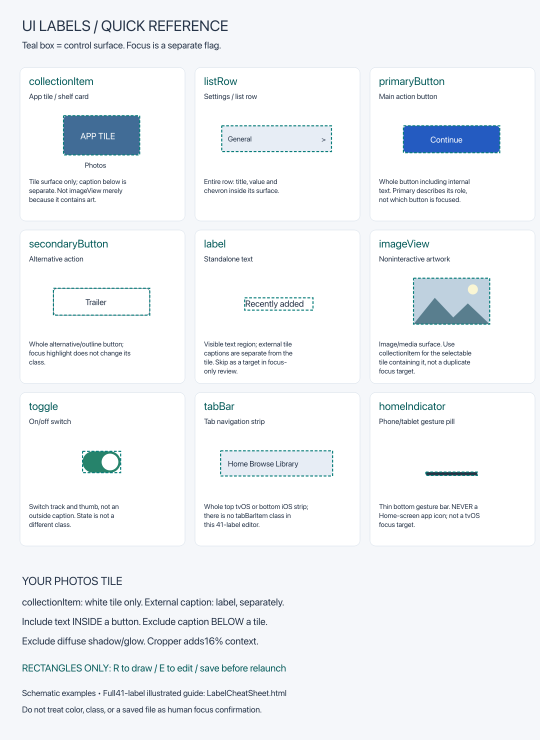
#> input picture ChatGPT Image Sep 28, 2026, 10_49_15 AM.png, 1080 x 1480 px (shown at 1/2 size)
$ python -i human_auto_boxes.py   (imports and definitions only)
#> lines starting #> are read from the running program, lines starting #| are printed output that depends on the picture; after the words box and inside, x2 and y2 are one past the last pixel; in counts of white or black regions, pixels touching at a corner belong together
#> further down, picture is the input picture: PIL image 1080x1480 RGBA; mean R, G, B, A 240.2, 243.1, 245.9, 255
"""Bounded raster rectangle proposals; no semantic labels, model or focus claims."""
import numpy as np
from PIL import Image, ImageFilter


def overlap(a, b):
    """Containment overlap suppresses repeated/nested proposals inside existing boxes."""
    (x,y),(r,t)=a; (u,v),(s,z)=b
    intersection=max(0,min(r,s)-max(x,u))*max(0,min(t,z)-max(y,v))
    return intersection/max(1,min((r-x)*(t-y),(s-u)*(z-v)))


def regions(mask):
    """Four-connected run-length components: linear overlap walk, bounded raster."""
    parents=[]; runs=[]; previous=[]
    def root(i):
        while parents[i]!=i:
            parents[i]=parents[parents[i]]; i=parents[i]
        return i
    for y,row in enumerate(mask):
        changes=np.flatnonzero(np.diff(np.pad(row.astype(np.int8),(1,1))))
        current=[]; j=0
        for left,right in zip(changes[::2],changes[1::2]):
            left,right=int(left),int(right)
            i=len(parents); parents.append(i)
            while j<len(previous) and previous[j][1]<=left: j+=1
            k=j
            while k<len(previous) and previous[k][0]<right:
                parents[root(previous[k][2])]=root(i); k+=1
            current.append((left,right,i)); runs.append((left,right,y,i))
        previous=current
    boxes={}
    for left,right,y,i in runs:
        key=root(i)
        if key not in boxes: boxes[key]=[left,y,right,y+1,0]
        b=boxes[key]; b[0]=min(b[0],left); b[1]=min(b[1],y)
        b[2]=max(b[2],right); b[3]=max(b[3],y+1); b[4]+=right-left
    return boxes.values()


def outlined_rectangles(dx, dy, w, h):
    """Pair long horizontal boundaries, then verify both vertical sides.

    Unlike connected contours this can tolerate artwork touching a card edge.
    This is still geometry, not evidence that the region is interactive.
    """
    lines=[]
    for y,row in enumerate(dy>=8):
        # Close at most four-pixel gaps along the horizontal boundary only.
        padded=np.pad(row,(2,2))
        dilated=np.logical_or.reduce([padded[i:i+w] for i in range(5)])
        padded=np.pad(dilated,(2,2))
        closed=np.logical_and.reduce([padded[i:i+w] for i in range(5)])
        changes=np.flatnonzero(np.diff(np.pad(closed.astype(np.int8),(1,1))))
        for l,r in zip(changes[::2],changes[1::2]):
            if r-l<32: continue
            if any(abs(y-yy)<=2 and abs(l-ll)<=3 and abs(r-rr)<=3 for ll,rr,yy in lines[-30:]): continue
            lines.append((int(l),int(r),y))
    lines=sorted(sorted(lines,key=lambda p:-(p[1]-p[0]))[:300],key=lambda p:p[2])
    result=[]
    for i,(l,r,t) in enumerate(lines):
        for ll,rr,b in lines[i+1:]:
            if b-t<16 or abs(l-ll)>8 or abs(r-rr)>8 or (b-t)*(r-l)>w*h*.30: continue
            middle=slice(t+3,b-2)
            lefts=range(max(1,min(l,ll)-8),min(w-2,max(l,ll)+4))
            rights=range(max(1,min(r,rr)-4),min(w-2,max(r,rr)+8))
            if not lefts or not rights: continue
            def strength(x): return float(np.mean(np.max(dx[middle,max(0,x-1):x+2],axis=1)>=8))
            left=max(lefts,key=strength); right=max(rights,key=strength)
            if min(strength(left),strength(right))<.75: continue
            if left<=1 or right>=w-2 or t<=1 or b>=h-2: continue
            result.append([left,t,right+1,b+1])
    return result


def detect(image, existing=(), limit=40):
    """Return deterministic two-corner rectangles in original top-left pixels."""
#> called with existing = (), limit = 40
    width,height=image.size
#> width = 1080; height = 1480
    if width<=0 or height<=0 or width*height>80_000_000 or limit<=0:
        return []
    scale=min(1.,640/max(width,height))
#> scale = 0.432
    w,h=max(1,round(width*scale)),max(1,round(height*scale))
#> w = 467; h = 640
    rgb=np.asarray(image.convert('RGB').resize((w,h)).filter(ImageFilter.MedianFilter(3)),dtype=np.int16)
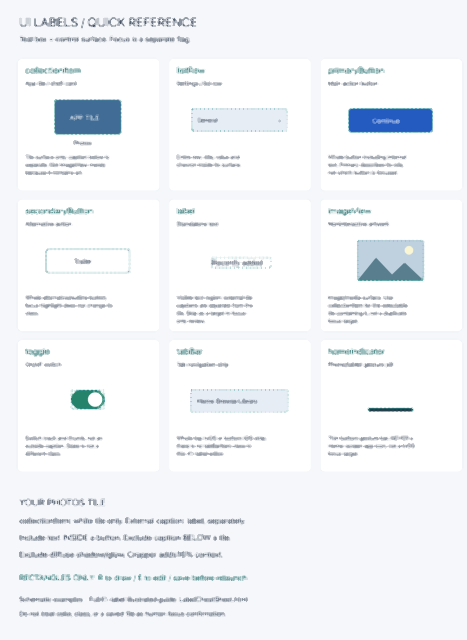
#> rgb: shape (640, 467, 3) int16; mean R, G, B 241.5, 244.2, 246.9
    edge=np.zeros((h,w),dtype=np.int16)
    dx=np.max(np.abs(np.diff(rgb,axis=1)),axis=2)
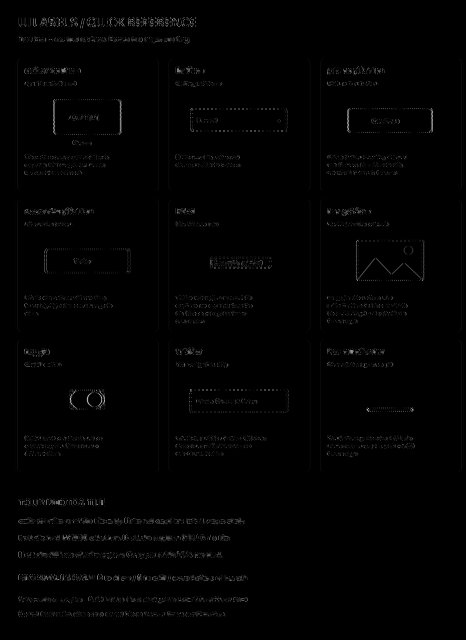
#> dx: shape (640, 466) int16; min 0, max 191, mean 2
    dy=np.max(np.abs(np.diff(rgb,axis=0)),axis=2)
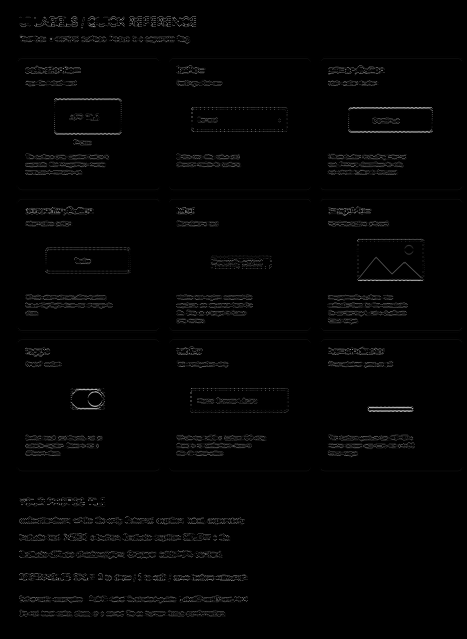
#> dy: shape (639, 467) int16; min 0, max 183, mean 3.4
    edge[:,1:]=np.maximum(edge[:,1:],dx); edge[:,:-1]=np.maximum(edge[:,:-1],dx)
    edge[1:]=np.maximum(edge[1:],dy); edge[:-1]=np.maximum(edge[:-1],dy)
#> after `edge[:-1] = np.maximum(edge[:-1], dy)`:
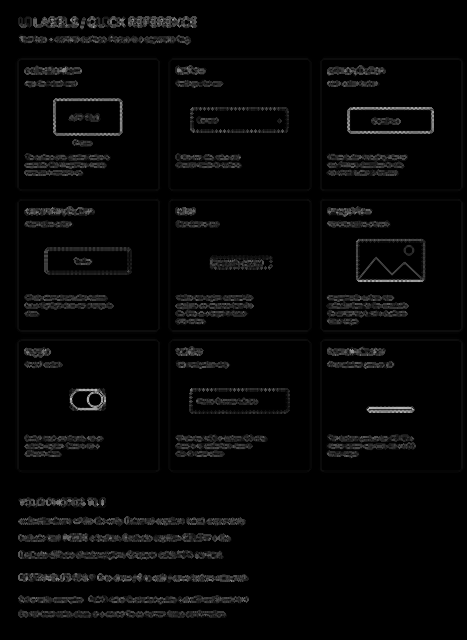
#> edge: shape (640, 467) int16; min 0, max 191, mean 6.6
    proposals=[]
    for l,t,r,b in outlined_rectangles(dx,dy,w,h):
#> in outlined_rectangles, `lines=sorted(sorted(lines,key=lambda p:-(p[1]-p[0]))[:300],key=lambda ..`: lines = 235 items
        points=[[l*width/w,t*height/h],[r*width/w,b*height/h]]
        if not any(overlap(points,box)>=.80 for box in existing):
            proposals.append((50.,(r-l)*(b-t),points))
#> this loop made 18 passes
#> after the loop, proposals = 18 items
    # Closed high-contrast outlines can enclose textured artwork rather than a
    # flat interior. Require sustained evidence along all four rectangle sides.
    outline=np.asarray(Image.fromarray((edge>=12).astype(np.uint8)*255).filter(ImageFilter.MaxFilter(3)))>0
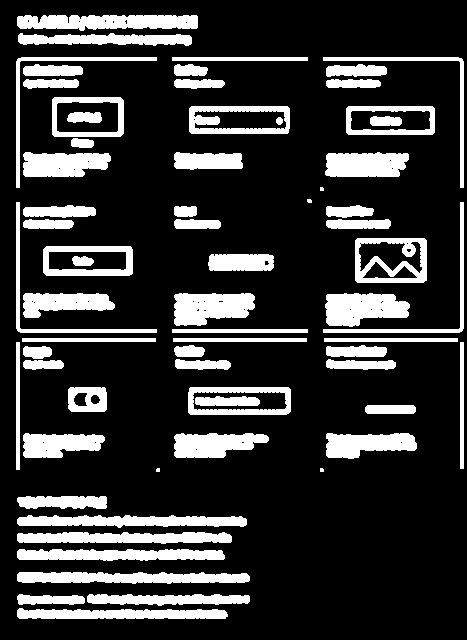
#> outline: shape (640, 467) bool; 20.6% white; 67 white regions (4 under 20 px), largest, box (x1, y1, x2, y2) and area: (17, 15, 198, 31) 2356, (17, 572, 250, 584) 2245, (17, 515, 247, 528) 2163
    for left,top,right,bottom,_ in regions(outline):
        l,t,r,b=left+1,top+1,right-1,bottom-1
        bw,bh=r-l,b-t; area=bw*bh
        if bw<24 or bh<14 or area>w*h*.30 or bw>w*.96 or l<=1 or t<=1 or r>=w-1 or b>=h-1:
            continue
        border=[np.mean(np.max(edge[t:b,max(0,l-2):l+3],axis=1)>=12),
                np.mean(np.max(edge[t:b,r-3:min(w,r+2)],axis=1)>=12),
                np.mean(np.max(edge[max(0,t-2):t+3,l:r],axis=0)>=12),
                np.mean(np.max(edge[b-3:min(h,b+2),l:r],axis=0)>=12)]
        if min(border)<.75: continue
        points=[[l*width/w,t*height/h],[r*width/w,b*height/h]]
        if not any(overlap(points,box)>=.80 for box in existing):
            proposals.append((float(min(border))*40,area,points))
#> this loop made 67 passes
#> (left, top, right, bottom, l, b) on passes 2, 4, 6, 7, 8, 9, 10, 11, 15, 16, 17, 18: (18, 33, 192, 46, 19, 45), (172, 57, 308, 61, 173, 60), (23, 64, 83, 76, 24, 75), (174, 64, 208, 76, 175, 75), (326, 64, 387, 77, 327, 76), (23, 79, 79, 89, 24, 88), (174, 79, 225, 89, 175, 88), (326, 79, 381, 88, 327, 87), (67, 112, 102, 123, 68, 122), (370, 116, 402, 126, 371, 125), (276, 117, 283, 125, 277, 124), (71, 138, 94, 148, 72, 147)
#> (left, top, right, bottom, l, b) on passes 1, 3, 5, 19, 21, 24: (17, 15, 198, 31, 18, 30), (16, 57, 157, 188, 17, 187), (323, 57, 464, 188, 324, 187), (23, 152, 111, 177, 24, 176), (325, 152, 409, 177, 326, 176), (16, 202, 157, 333, 17, 332)
#> after the loop, proposals = 27 items
    for threshold in (10,24):
        for left,top,right,bottom,count in regions(edge<=threshold):
            bw,bh=right-left,bottom-top; area=bw*bh
            if bw<12 or bh<8 or area>w*h*.30 or bw>w*.96 or count/area<.68:
                continue
            # Interior components omit their sharp boundary pixels; restore one
            # pixel per side. Clipped controls and connected background abstain.
            l,t,r,b=left-1,top-1,right+1,bottom+1
            if l<=0 or t<=0 or r>=w or b>=h: continue
            contrast=[np.median(np.max(np.abs(rgb[t:b,l]-rgb[t:b,l-1]),axis=1)),
                      np.median(np.max(np.abs(rgb[t:b,r-1]-rgb[t:b,r]),axis=1)),
                      np.median(np.max(np.abs(rgb[t,l:r]-rgb[t-1,l:r]),axis=1)),
                      np.median(np.max(np.abs(rgb[b-1,l:r]-rgb[b,l:r]),axis=1))]
            if min(contrast)<5: continue
            points=[[l*width/w,t*height/h],[r*width/w,b*height/h]]
            if any(overlap(points,box)>=.80 for box in existing): continue
            proposals.append((float(min(contrast))*count/area,area,points))
#> after the loop, proposals = 35 items
    accepted=[]
    for _,_,points in sorted(proposals,key=lambda p:(-p[1],-p[0],p[2])):
        if not any(overlap(points,box)>=.80 for box in accepted):
            accepted.append(points)
        if len(accepted)>=min(40,limit): break
#> this loop made 35 passes
#> points on passes 1, 18, 19, 20, 21, 22, 23, 24, 25, 26, 27, 28: [[41.63, 134.1], [365.4, 786.2]], [[802.5, 247.4], [1003.7, 309.9]], [[434.8, 897.2], [666, 950.4]], [[99.44, 571.2], [293.7, 633.6]], [[437.1, 247.4], [663.7, 300.6]], [[439.4, 899.6], [668.4, 955.1]], [[441.7, 249.8], [666, 305.2]], [[127.2, 231.2], [279.8, 309.9]], [[127.2, 231.2], [279.8, 309.9]], [[800.2, 247.4], [996.7, 302.9]], [[99.44, 571.2], [293.7, 626.7]], [[807.1, 252.1], [999.1, 305.2]]
    return sorted(accepted,key=lambda p:(p[0][1],p[0][0]))

>>> from PIL import Image
>>> picture = Image.open('../ChatGPT Image Sep 28, 2026, 10_49_15 AM.png')
>>> result = detect(picture)
